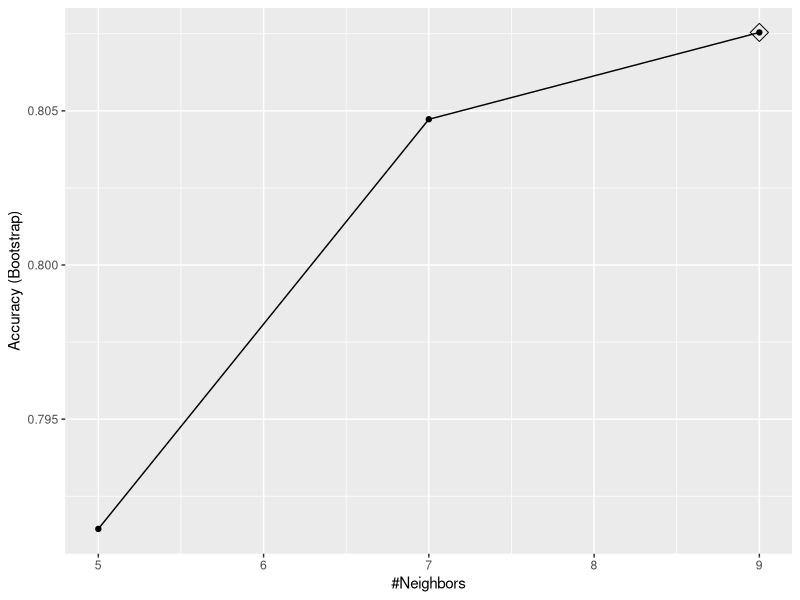
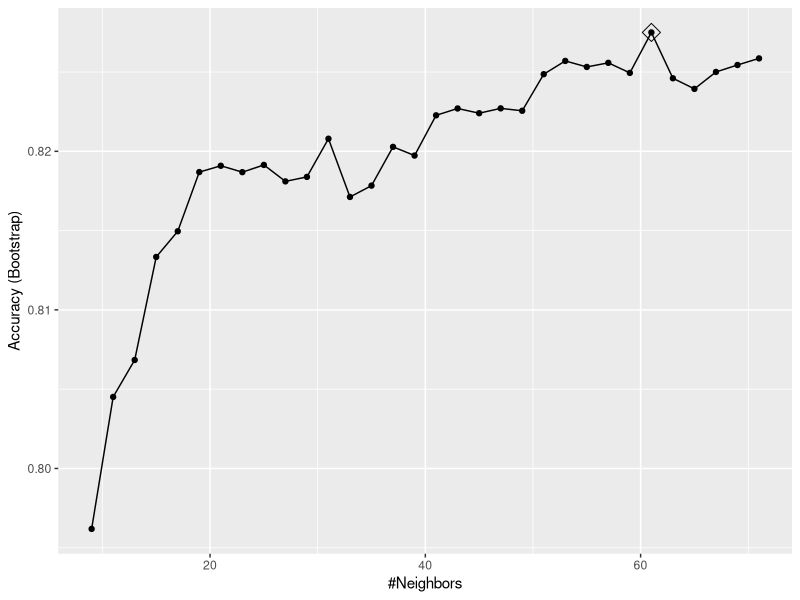
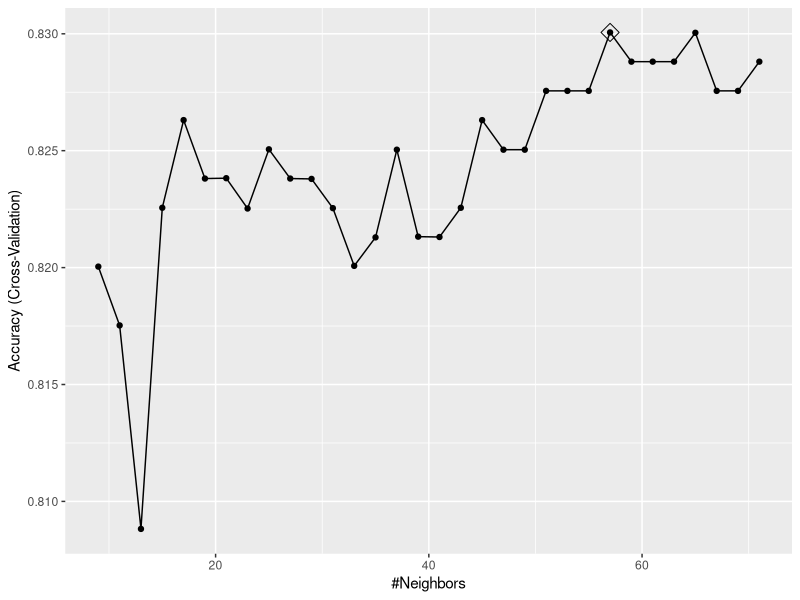

Here is the R script that generated these plots, in order:
## ---- chunk 1
#| message: false
#| warning: false
#| cache: false
library(tidyverse)
library(dslabs)
library(caret)
train_glm <- train(y ~ ., method = "glm", data = mnist_27$train)
train_qda <- train(y ~ ., method = "qda", data = mnist_27$train)
train_knn <- train(y ~ ., method = "knn", data = mnist_27$train)
## ---- chunk 2
y_hat_glm <- predict(train_glm, mnist_27$test, type = "raw")
y_hat_qda <- predict(train_qda, mnist_27$test, type = "raw")
y_hat_knn <- predict(train_knn, mnist_27$test, type = "raw")
## ---- chunk 3
fits <- list(glm = y_hat_glm, qda = y_hat_qda, knn = y_hat_knn)
sapply(fits, function(fit) confusionMatrix(fit, mnist_27$test$y)$overall[["Accuracy"]])
## ---- chunk 4
train_knn <- train(y ~ ., method = "knn", data = mnist_27$train)
## ---- chunk 5
ggplot(train_knn, highlight = TRUE)
## ---- chunk 6
set.seed(2008)
train_knn <- train(y ~ ., method = "knn", 
                   data = mnist_27$train,
                   tuneGrid = data.frame(k = seq(9, 71, 2)))
ggplot(train_knn, highlight = TRUE)
## ---- chunk 7
train_knn$bestTune
## ---- chunk 8
train_knn$finalModel
## ---- chunk 9
confusionMatrix(predict(train_knn, mnist_27$test, type = "raw"),
                mnist_27$test$y)$overall["Accuracy"]
## ---- chunk 10
control <- trainControl(method = "cv", number = 10, p = .9)
train_knn_cv <- train(y ~ ., method = "knn", 
                   data = mnist_27$train,
                   tuneGrid = data.frame(k = seq(9, 71, 2)),
                   trControl = control)
ggplot(train_knn_cv, highlight = TRUE)
## ---- chunk 11
names(train_knn$results)
